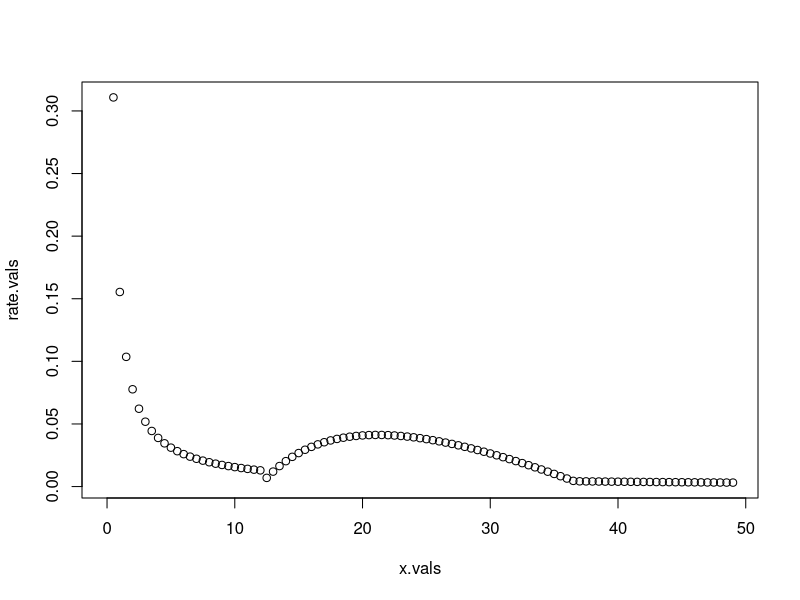

Write the R code that produced this figure.
# Becky's scratch file

## Starting to link equations 12-13
## Includes Luke's code for Eqn 12, a function not explicitly defined in the article, and Eqn 13.

#Equation 12: Equation to relate temperature to survival percent.
a1 = -0.0057
a2 = 0.2826
a3 = -2.5551
a4 = 0.1554

s_percent <- function(t,a=a1,b=a2,c=a3,d=a4){
  if (t>12 & t<37)	{
    y<- a*t^2 + b*t + c
  }else{
    y<- d
  }
  return(y)
}

#Equation "development": the combined development time of the larvae and pupae at a given temperature.
#Explicit equation not included in the article, but is used in Eqn 13.  
#NEEDS TO BE REDEFINED (unless we don't actually need a function here).
#Possibly refer to Rueda et al. (1990) ?

development <- function(t){
  y<- t       #insert function for Dt here 
  return(y)
}

#Equation 13: Equation for the daily survival rate for larvae and pupae.
#Requires Eqn 12 (survival percent) and Dt (combined development time of the larae and pupae at a given temperature)

s_rate <- function(t, Sl = s_percent(t), Dt = development(t)){ 
  y<- 10^(log10(Sl/Dt))
  return(y)
}

#Test equation 13
x.vals <- seq(0,49,.5)
rate.vals <- sapply(x.vals,s_rate)

plot(x.vals,rate.vals,type="p")


